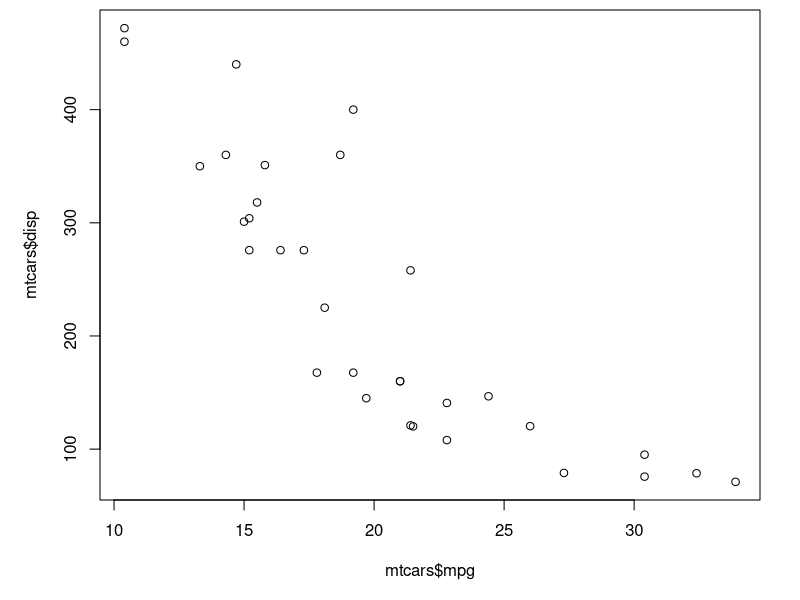
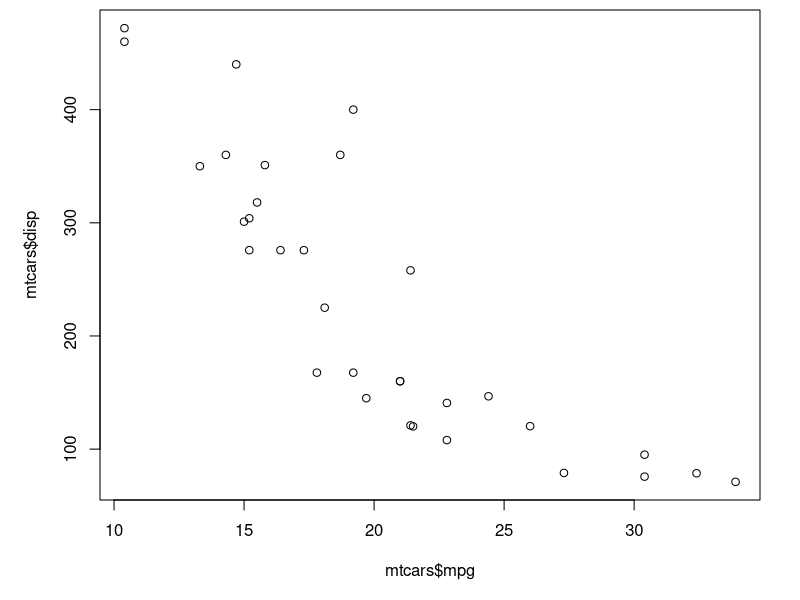

These charts were generated, in order, by the following R code:
## ---- chunk 1
knitr::opts_chunk$set(
    echo = FALSE
)
## ---- chunk 2
library(tidyverse)
## ---- chunk 3
#| fig.height: 4
#| fig.width: 8
#| fig.align: 'center'
#| echo: FALSE
#| message: FALSE
#| results:  'hide'
#| out-width:  95%
#| out-height:  95%
par(mar = c(5, 5, 0.5, 2))
plot(mtcars$mpg, mtcars$disp)
## ---- chunk 4
#| fig.height: 4
#| fig.width: 8
#| fig.align: 'center'
#| echo: FALSE
#| message: FALSE
#| results:  'hide'
#| out-width:  45%
#| out-height:  45%
par(mar = c(5, 5, 0.5, 2))
plot(mtcars$mpg, mtcars$disp)
